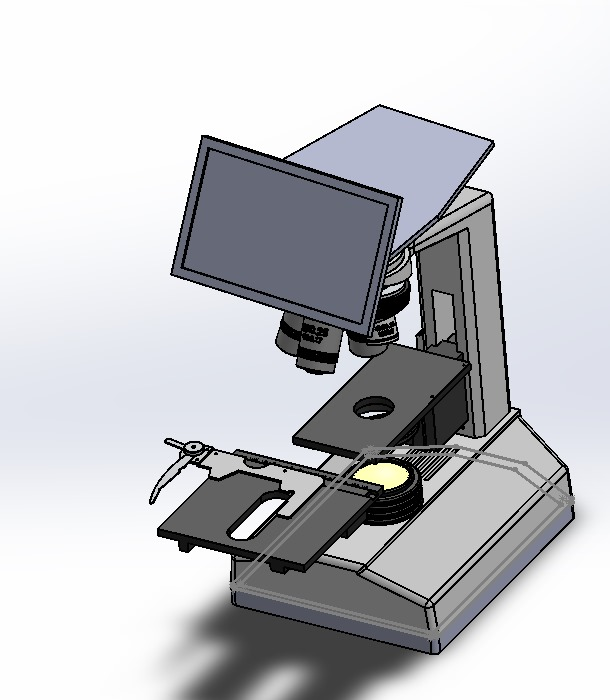
#> input picture source/full.jpeg, 610 x 700 px, given in place of full.jpg, which was not available
$ jupyter execute IntroductionToComVis.ipynb   (shell and % lines are left out)   (text cells are left out)
#> lines starting #> are read from the running program, lines starting #| are printed output that depends on the picture; after the words box and inside, x2 and y2 are one past the last pixel; in counts of white or black regions, pixels touching at a corner belong together; pictures that were not available may be replaced by others from this repository, and a replacement may not be noted
[cell 1]
import cv2

img = cv2.imread('source/full.jpg')
#> img is the input picture: shape (700, 610, 3); mean B, G, R 198.4, 194.8, 193.8
cv2.imshow('image',img)
cv2.waitKey(0)
cv2.destroyAllWindows()

[cell 2]
import cv2

cap = cv2.VideoCapture("source/cat.mp4")

while True:
    ret, frame = cap.read()
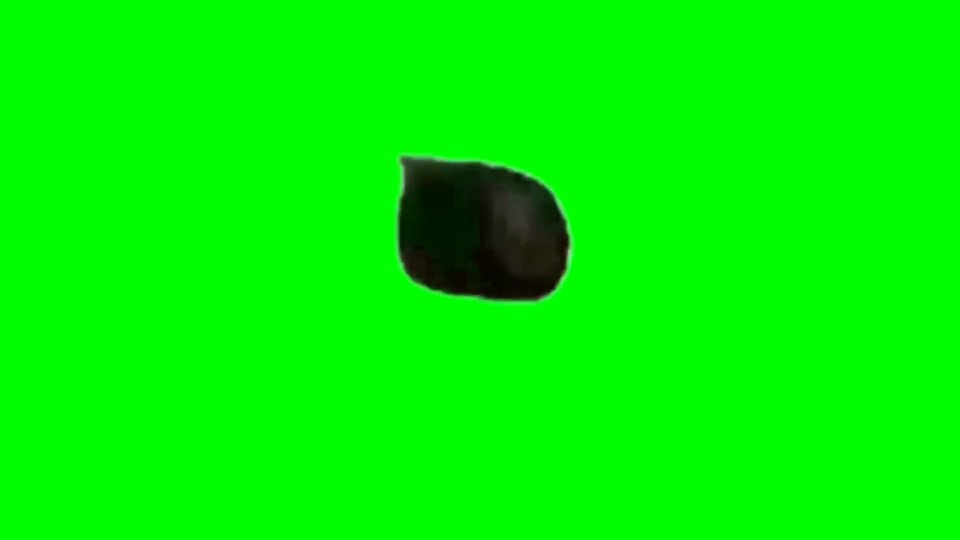
#> input picture frame 18 of source/cat.mp4, 1920 x 1080 px (shown at 1/2 size)
#> frame is the input picture: shape (1080, 1920, 3); mean B, G, R 0.8, 245.1, 1
    if not ret:
        break
    cv2.imshow("Video", frame)
    if cv2.waitKey(30) & 0xFF == ord('q'):
#> (key q is pressed here)
        break

cap.release()
cv2.destroyAllWindows()

[cell 3]
import cv2

cap = cv2.VideoCapture(0)  # 0 = kamera default

if not cap.isOpened():
    print("Error: Tidak dapat membuka kamera.")
    exit()

while True:
    ret, frame = cap.read()
    if not ret:
        print("Gagal membaca frame dari kamera.")
        break

    cv2.imshow("Webcam Live", frame)

    if cv2.waitKey(1) & 0xFF == ord('q'):
#> (key q is pressed here)
        print("Dihentikan oleh pengguna.")
        break

cap.release()
cv2.destroyAllWindows()

[cell 4]
img = cv2.imread("source/full.jpg")
original_height, original_width, channels = img.shape
#> original_height = 700; original_width = 610; channels = 3

scale = 0.25

new_height = int(original_height * scale)
#> new_height = 175
new_width = int(original_width * scale)
#> new_width = 152

resized = cv2.resize(img, (new_width, new_height))
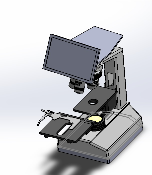
#> resized: shape (175, 152, 3); mean B, G, R 198.4, 194.7, 193.8

[cell 5]
img = cv2.imread("source/full.jpg")

# Ambil ROI (y: 50–250, x: 100–400) → tinggi 200, lebar 300
roi = img[50:250, 100:400]
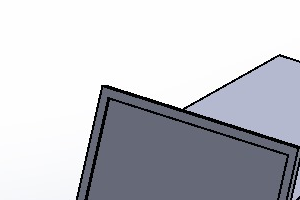
#> roi: shape (200, 300, 3); mean B, G, R 203.5, 197.1, 195.8

# Tempel ROI ke posisi lain
img_copy = img.copy()
img_copy[0:200, 0:300] = roi
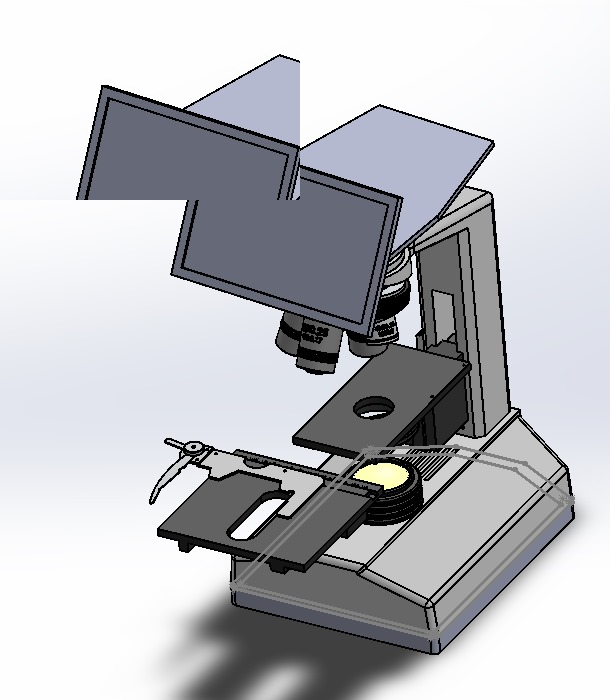
#> img_copy: shape (700, 610, 3); 7.46% of pixels changed, all inside (x1, y1, x2, y2) = (0, 38, 300, 200)

cv2.imshow("ROI", roi)
cv2.imshow("Pasted ROI", img_copy)

[cell 6]
center = (img.shape[1] // 2, img.shape[0] // 2)
#> center = (305, 350)
angle = 45
scale = 1.0
rotation_matrix = cv2.getRotationMatrix2D(center, angle, scale)
maniped = cv2.warpAffine(img, rotation_matrix, (img.shape[1], img.shape[0]))
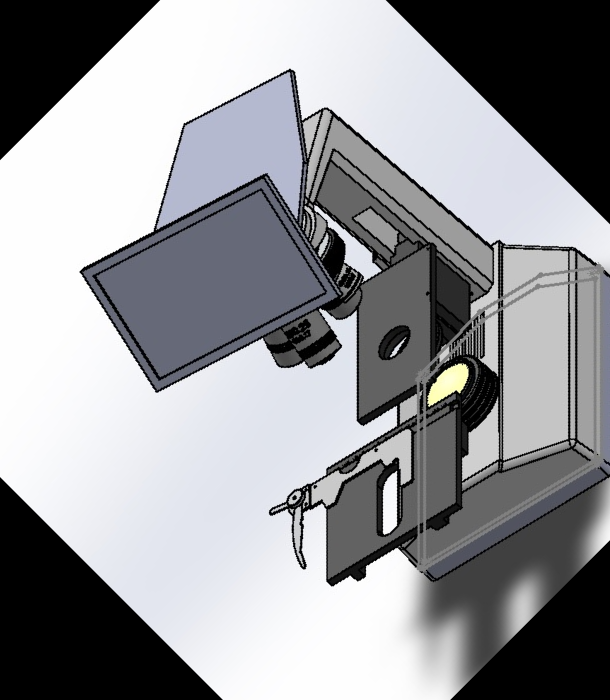
#> maniped: shape (700, 610, 3); mean B, G, R 154.3, 150.8, 149.8

[cell 7]
cv2.line(img,(0,0),(511,511), (255,0,0), 5)
cv2.circle(img, (250,250), 63, (50,50,0), -1)
cv2.rectangle(img,(384,0),(510,128),(0,255,0),3)
cv2.putText(img, 'OpenCV', (10,500), cv2.FONT_HERSHEY_SIMPLEX, 4, (255,255,255), 2)

[cell 8]
gray = cv2.cvtColor(img, cv2.COLOR_BGR2GRAY)
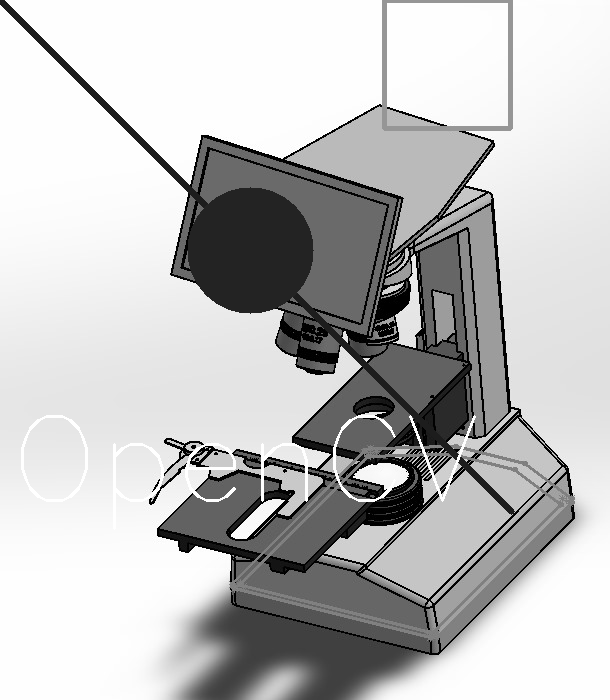
#> gray: shape (700, 610); min 0, max 255, mean 191.6
hsv  = cv2.cvtColor(img, cv2.COLOR_BGR2HSV)
#> hsv: shape (700, 610, 3); mean H, S, V 53.3, 21.5, 197.8
rgb  = cv2.cvtColor(img, cv2.COLOR_BGR2RGB)

[cell 9]
import cv2

img1 = cv2.imread('input1.png')
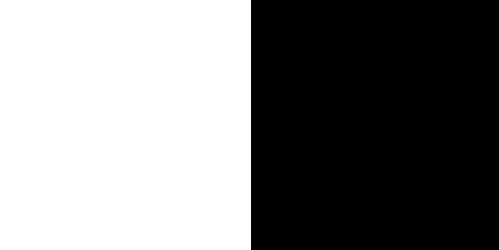
#> input picture source/input1.png, 499 x 250 px, found by its file name
#> img1 is the input picture: shape (250, 499, 3); 50.3% white; 1 black region, box (x1, y1, x2, y2) and area: (251, 0, 499, 250) 62000
img2 = cv2.imread('input2.png')
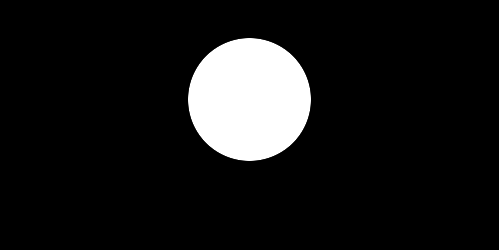
#> input picture source/input2.png, 499 x 250 px, found by its file name
#> img2 is the input picture: shape (250, 499, 3); min 0, max 255, mean 24.2

dest_and = cv2.bitwise_and(img2, img1, mask = None)
dest_or = cv2.bitwise_or(img2, img1, mask = None)
dest_xor = cv2.bitwise_xor(img2, img1, mask = None)
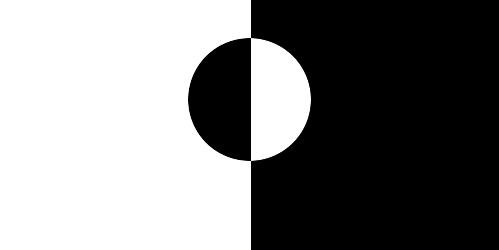
#> dest_xor: shape (250, 499, 3); min 0, max 255, mean 127.5
dest_not = cv2.bitwise_not(img2, mask = None)
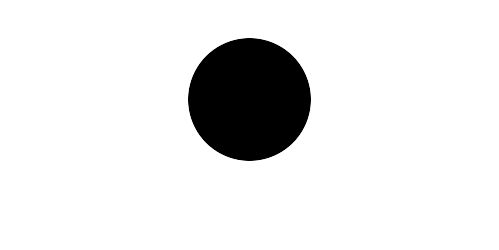
#> dest_not: shape (250, 499, 3); min 0, max 255, mean 230.8

[cell 10]
# scripts/publisher.py
import rospy
from sensor_msgs.msg import Image
from cv_bridge import CvBridge
import cv2

def main():
    rospy.init_node('camera_publisher', anonymous=True)
#> (this line was passed over: rospy is not available in this run)
    pub = rospy.Publisher('/camera/image_raw', Image, queue_size=10)
    bridge = CvBridge()
    rate = rospy.Rate(30)

    cap = cv2.VideoCapture(0)
    if not cap.isOpened():
        rospy.logerr("Camera not detected.")
        return

    while not rospy.is_shutdown():
        ret, frame = cap.read()
        if not ret:
            rospy.logwarn("Failed to grab frame.")
            continue

        msg = bridge.cv2_to_imgmsg(frame, encoding='bgr8')
        pub.publish(msg)
        rospy.loginfo("Published frame.")
        rate.sleep()

    cap.release()

if __name__ == '__main__':
    try:
        main()
#> (the call stopped at in main, `pub = rospy.Publisher('/camera/image_raw', Image, queue_size=10)`: rospy is not available in this run)
    except rospy.ROSInterruptException:
        pass

[cell 11]
# scripts/subscriber.py
import rospy
from sensor_msgs.msg import Image
from cv_bridge import CvBridge, CvBridgeError
import cv2

def callback(msg):
    bridge = CvaBridge()
    try:
        frame = bridge.imgmsg_to_cv2(msg, "bgr8")
    except CvBridgeError as e:
        rospy.logerr(f"CV Bridge error: {e}")
        return

    cv2.imshow("Camera Feed", frame)
    key = cv2.waitKey(1)
    if key == 27:  # ESC key
        rospy.signal_shutdown("ESC pressed.")

def main():
    rospy.init_node('image_subscriber', anonymous=True)
#> (this line was passed over: rospy is not available in this run)
    rospy.Subscriber('/camera/image_raw', Image, callback)
#> (this line was passed over: rospy is not available in this run)
    rospy.loginfo("Image subscriber started.")
#> (this line was passed over: rospy is not available in this run)
    rospy.spin()
#> (this line was passed over: rospy is not available in this run)
